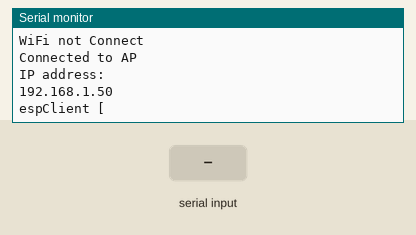
Simulated run of this sketch. Board: ESP8266 (NodeMCU). Parts: the last lines printed to the serial monitor. The inputs (shaded band) are chosen by the test bench. WiFi joins after 1.5 s; servers stay silent unless stated; no MQTT or app messages arrive unless stated.

Above: at 3.2 s.
3.3 s: "0" received over Serial
At 4.7 s:
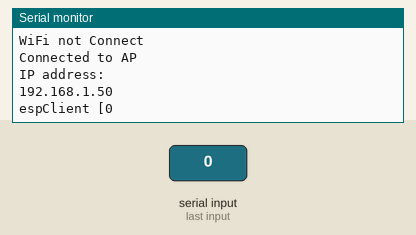
6.3 s: "1" received over Serial
At 7.0 s:
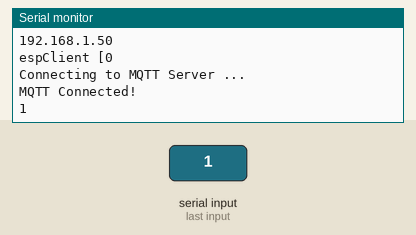

The sketch:

ZhuanYeShiJian.ino
```cpp
// Visual Micro is in vMicro>General>Tutorial Mode
//
/*
    Name:       ZhuanYeShiJian.ino
    Created:	2021/5/14 16:19:31
    Author:     DESKTOP-RG0UABM\txp
*/

// Define User Types below here or use a .h file
//


// Define Function Prototypes that use User Types below here or use a .h file
//


// Define Functions below here or use other .ino or cpp files
//

// The setup() function runs once each time the micro-controller starts
#include <ESP8266WiFi.h>
/* ÒÀÀµ PubSubClient 2.4.0 */
#include <PubSubClient.h>
/* ÒÀÀµ ArduinoJson 5.13.4 */
#include <ArduinoJson.h>
#include <SoftwareSerial.h>


/* Á¬½ÓÄúµÄWIFI SSIDºÍÃÜÂë */
#define WIFI_SSID         "666"
#define WIFI_PASSWD       "12345678"


/* Éè±¸µÄÈýÔª×éÐÅÏ¢*/
#define PRODUCT_KEY       "a15UpazgJwA"
#define DEVICE_NAME       "ZhuanYeShiJianStm32Esp8266"
#define DEVICE_SECRET     "eda3c060528a8690f7860c13650ceef6"
#define REGION_ID         "cn-shanghai"

/* ÏßÉÏ»·¾³ÓòÃûºÍ¶Ë¿ÚºÅ£¬²»ÐèÒª¸Ä */
#define MQTT_SERVER       PRODUCT_KEY ".iot-as-mqtt." REGION_ID ".aliyuncs.com"
#define MQTT_PORT         1883
#define MQTT_USRNAME      DEVICE_NAME "&" PRODUCT_KEY

#define CLIENT_ID         "20210514|securemode=3,timestamp=1234567890,signmethod=hmacsha1|"
// Ëã·¨¹¤¾ß: http://iot-face.oss-cn-shanghai.aliyuncs.com/tools.htm ½øÐÐ¼ÓÃÜÉú³Épassword
// password½Ì³Ì https://www.yuque.com/cloud-dev/iot-tech/mebm5g
#define MQTT_PASSWD       "FCDDC0336A30A518A9BC7C0F9EF2207C77F684CE"

#define ALINK_BODY_FORMAT         "{\"id\":\"20210514\",\"version\":\"1.0\",\"method\":\"thing.event.property.post\",\"params\":%s}"
#define ALINK_TOPIC_PROP_SUB    "/sys/" PRODUCT_KEY "/" DEVICE_NAME "/thing/service/property/set"
#define ALINK_TOPIC_PROP_POST    "/sys/" PRODUCT_KEY "/" DEVICE_NAME "/thing/event/property/post"


char trans;//Èí´®¿Ú´«ÊäµÄÏûÏ¢
bool state;//¼ÌµçÆ÷×´Ì¬
unsigned long lastMs = 0;
WiFiClient espClient;
PubSubClient  client(espClient);

void setup()
{

    Serial.begin(115200);//´®¿Ú²¨ÌØÂÊÉèÖÃ
    Serial.println("Demo Start");
    wifiInit();
}


// the loop function runs over and over again forever
void loop()
{
    if (Serial.available())//Èí´®¿ÚÍ¨Ñ¶
    {
        trans = char(Serial.read());//×÷Îª×Ö·û´®½ÓÊÕ×Ö·û£¬Ç¿ÖÆÀàÐÍ×ª»»
        if (trans == '1') state = 1;
        if (trans == '0') state = 0;
        Serial.println(trans);
    }
    if (millis() - lastMs >= 5000)
    {
        lastMs = millis();
        mqttCheckConnect();
    }
    client.loop();
    mqttIntervalPost();//mqtt·¢²¼ÏûÏ¢

}

void callback(char* topic, byte* payload, unsigned int length)//MQTTÏûÏ¢¶©ÔÄ
{

    StaticJsonBuffer<1024>JsonBuffer1;
    JsonObject& root1 = JsonBuffer1.parseObject(payload);
    String stm32JDQ = root1["stm32JDQ"];//jsonÊý¾Ý½âÎö£¬¸ü¸ÄÎª×Ô¼ºÔÚ°¢ÀïÔÆÉèÖÃµÄ±êÊ¶·û
    // Serial.println(JDQswitch);
    if (stm32JDQ == "0") {
        Serial.println("0");
    }
    else if (stm32JDQ == "1") {
        Serial.println("1");
    }
}
void mqttIntervalPost()
{
    char param[32];
    char jsonBuf[128];
    sprintf(param, "{\"CO2\":%d}", state);//Ïò±êÊ¶·ûJDQstate·¢²¼µ±Ç°µÄ¿ª¹Ø×´Ì¬
    sprintf(jsonBuf, ALINK_BODY_FORMAT, param);
    boolean d = client.publish(ALINK_TOPIC_PROP_POST, jsonBuf);
}
void wifiInit()
{
    WiFi.mode(WIFI_STA);
    WiFi.begin(WIFI_SSID, WIFI_PASSWD);
    while (WiFi.status() != WL_CONNECTED)
    {
        delay(1000);
        Serial.println("WiFi not Connect");
    }

    Serial.println("Connected to AP");
    Serial.println("IP address: ");
    Serial.println(WiFi.localIP());


    Serial.print("espClient [");


    client.setServer(MQTT_SERVER, MQTT_PORT);   /* Á¬½ÓWiFiÖ®ºó£¬Á¬½ÓMQTT·þÎñÆ÷ */
    client.setCallback(callback);

}
void mqttCheckConnect()
{
    while (!client.connected())
    {
        Serial.println("Connecting to MQTT Server ...");
        if (client.connect(CLIENT_ID, MQTT_USRNAME, MQTT_PASSWD))

        {
            Serial.println("MQTT Connected!");
            client.subscribe(ALINK_TOPIC_PROP_SUB);

        }
        else
        {
            Serial.print("MQTT Connect err:");
            Serial.println(client.state());
            delay(5000);
        }
    }
}
```

Measured:
- after the input at 3.3 s, the serial monitor: prints a new line at once (image 1)
- after the input at 6.3 s, the serial monitor: prints a new line at once (image 2)
